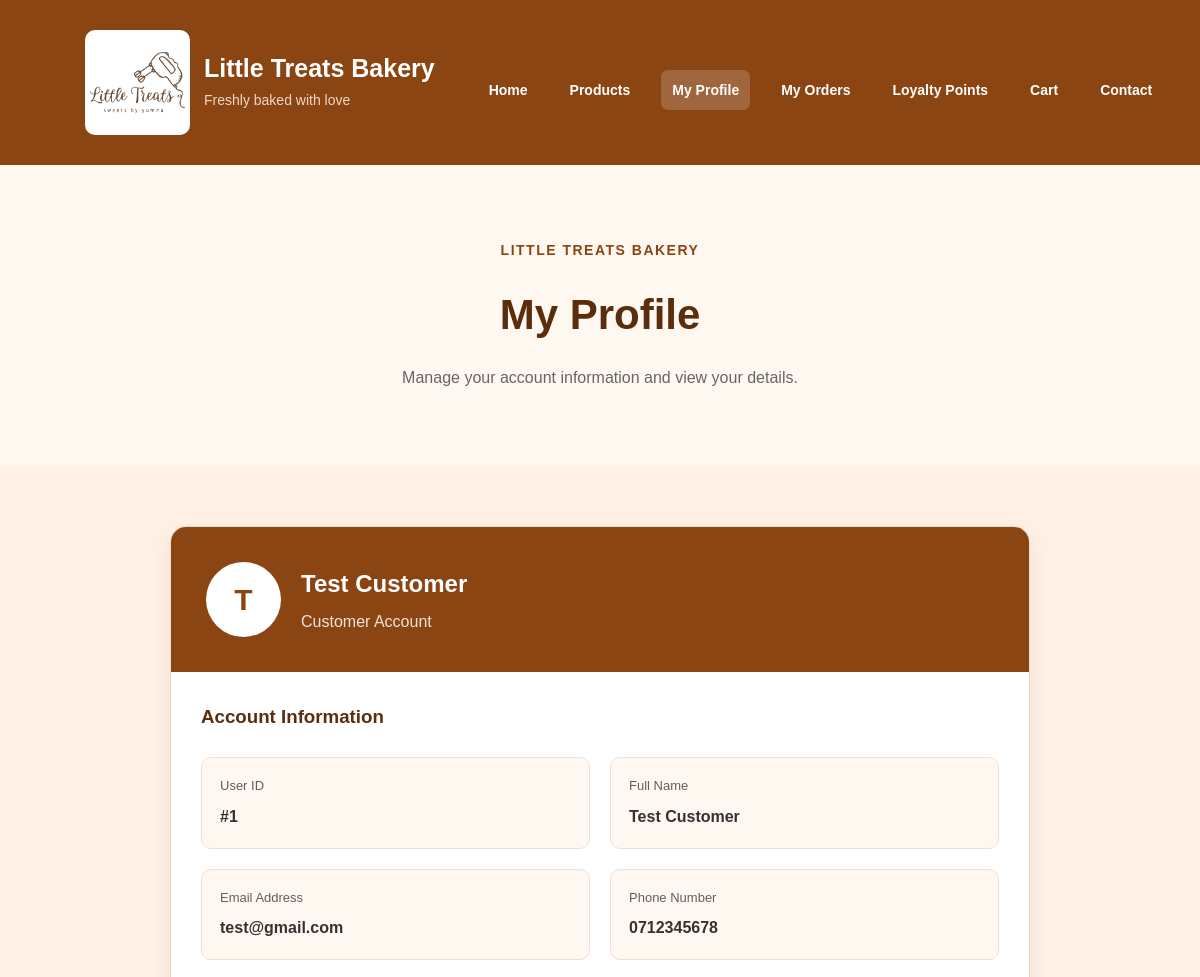
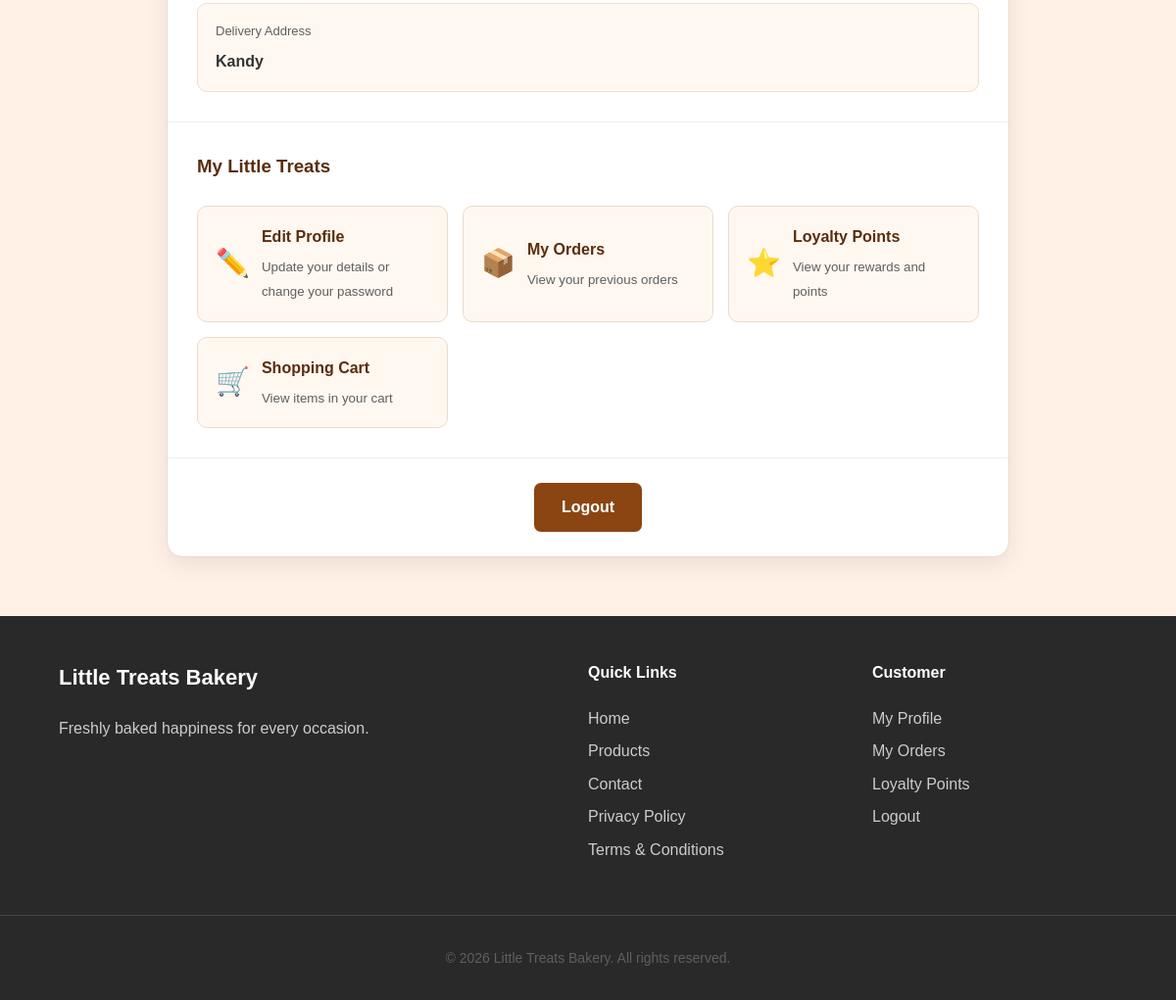
The app's page /profile.php (signed in) with its own data (2 pictures, top to bottom).
### tables this page shows
CREATE TABLE `users` (
  `user_id` int(11) NOT NULL,
  `name` varchar(100) DEFAULT NULL,
  `email` varchar(100) DEFAULT NULL,
  `password` varchar(255) DEFAULT NULL,
  `phone` varchar(20) DEFAULT NULL,
  `address` text DEFAULT NULL,
  `loyalty_points` int(11) DEFAULT 0
);

### includes/security.php (called while the page is built, shortened)
<?php
function e($value): string
{
    return htmlspecialchars((string) $value, ENT_QUOTES, "UTF-8");
}
function db_select(
    mysqli $conn,
    string $sql,
    string $types = "",
    array $params = []
): mysqli_result {
    $stmt = $conn->prepare($sql);
    if ($types !== "") {
        $stmt->bind_param($types, ...$params);
    }
    $stmt->execute();
    $result = $stmt->get_result();
    return $result;
}

### profile.php (the view, shortened to what this page needs)
<?php
require_once __DIR__ . "/includes/auth.php";
$user_id = (int) $_SESSION["user_id"];
$result = db_select(
    $conn,
    "SELECT name, email, phone, address
     FROM users
     WHERE user_id = ?",
    "i",
    [$user_id]
);
$user = $result->fetch_assoc();
?>
<!DOCTYPE html>
<html>
<head>
    <link rel="stylesheet" href="assets/css/style.css">
</head>
<body>
<?php include __DIR__ . "/includes/header.php"; ?>
<section class="profile-hero">
    <p class="section-label">
        LITTLE TREATS BAKERY
    </p>
    <h2>
        My Profile
    </h2>
    <p>
        Manage your account information and view your details.
    </p>
</section>
<main id="main-content" class="profile-container">
    <div class="profile-card">
        <div class="profile-card-header">
            <div class="profile-avatar">
                <?php
                echo e(strtoupper(
                    substr($user["name"], 0, 1)
                ));
                ?>
            </div>
            <div>
                <h2>
                    <?php
                    echo htmlspecialchars(
                        $user["name"]
                    );
                    ?>
                </h2>
                <p>
                    Customer Account
                </p>
            </div>
        </div>
        <div class="profile-section">
            <h3>
                Account Information
            </h3>
            <div class="profile-info-grid">
                <div class="profile-info">
                    <span>
                        User ID
                    </span>
                    <strong>
                        #<?php echo $user_id; ?>
                    </strong>
                </div>
                <div class="profile-info">
                    <span>
                        Full Name
                    </span>
                    <strong>
                        <?php
                        echo htmlspecialchars(
                            $user["name"]
                        );
                        ?>
                    </strong>
                </div>
                <div class="profile-info">
                    <span>
                        Email Address
                    </span>
                    <strong>
                        <?php
                        echo htmlspecialchars(
                            $user["email"]
                        );
                        ?>
                    </strong>
                </div>
                <div class="profile-info">
                    <span>
                        Phone Number
                    </span>
                    <strong>
                        <?php
                        echo htmlspecialchars(
                            $user["phone"]
                        );
                        ?>
                    </strong>
                </div>
                <div class="profile-info profile-address">
                    <span>
                        Delivery Address
                    </span>
                    <strong>
                        <?php
                        echo nl2br(
                            htmlspecialchars(
                                $user["address"]
                            )
                        );
                        ?>
                    </strong>
                </div>
            </div>
        </div>
        <div class="profile-section">
            <h3>
                My Little Treats
            </h3>
            <div class="profile-actions">
                <a
                    href="edit_profile.php"
                    class="profile-action"
                >
                    <span class="action-icon" aria-hidden="true">
                        ✏️
                    </span>
                    <div>
                        <strong>
                            Edit Profile
                        </strong>
                        <small>
                            Update your details or change your password
                        </small>
                    </div>
                </a>
                <a
                    href="my_orders.php"
                    class="profile-action"
                >
                    <span class="action-icon" aria-hidden="true">
                        📦
                    </span>
                    <div>
                        <strong>
                            My Orders
                        </strong>
                        <small>
                            View your previous orders
                        </small>
                    </div>
                </a>
                <a
                    href="loyalty.php"
                    class="profile-action"
                >
                    <span class="action-icon" aria-hidden="true">
                        ⭐
                    </span>
                    <div>
                        <strong>
                            Loyalty Points
                        </strong>
                        <small>
                            View your rewards and points
                        </small>
                    </div>
                </a>
                <a
                    href="cart.php"
                    class="profile-action"
                >
                    <span class="action-icon" aria-hidden="true">
                        🛒
                    </span>
                    <div>
                        <strong>
                            Shopping Cart
                        </strong>
                        <small>
                            View items in your cart
                        </small>
                    </div>
                </a>
            </div>
        </div>
        <div class="profile-footer">
            <a
                href="logout.php"
                class="logout-button"
                onclick="return confirm('Are you sure you want to logout?');"
            >
                Logout
            </a>
        </div>
    </div>
</main>
<?php include __DIR__ . "/includes/footer.php"; ?>
</body>
</html>

### records on screen
users: name "T", name "Test Customer", email "test@gmail.com", phone "0712345678", address "Kandy"

### other values on screen
$user_id "1"
